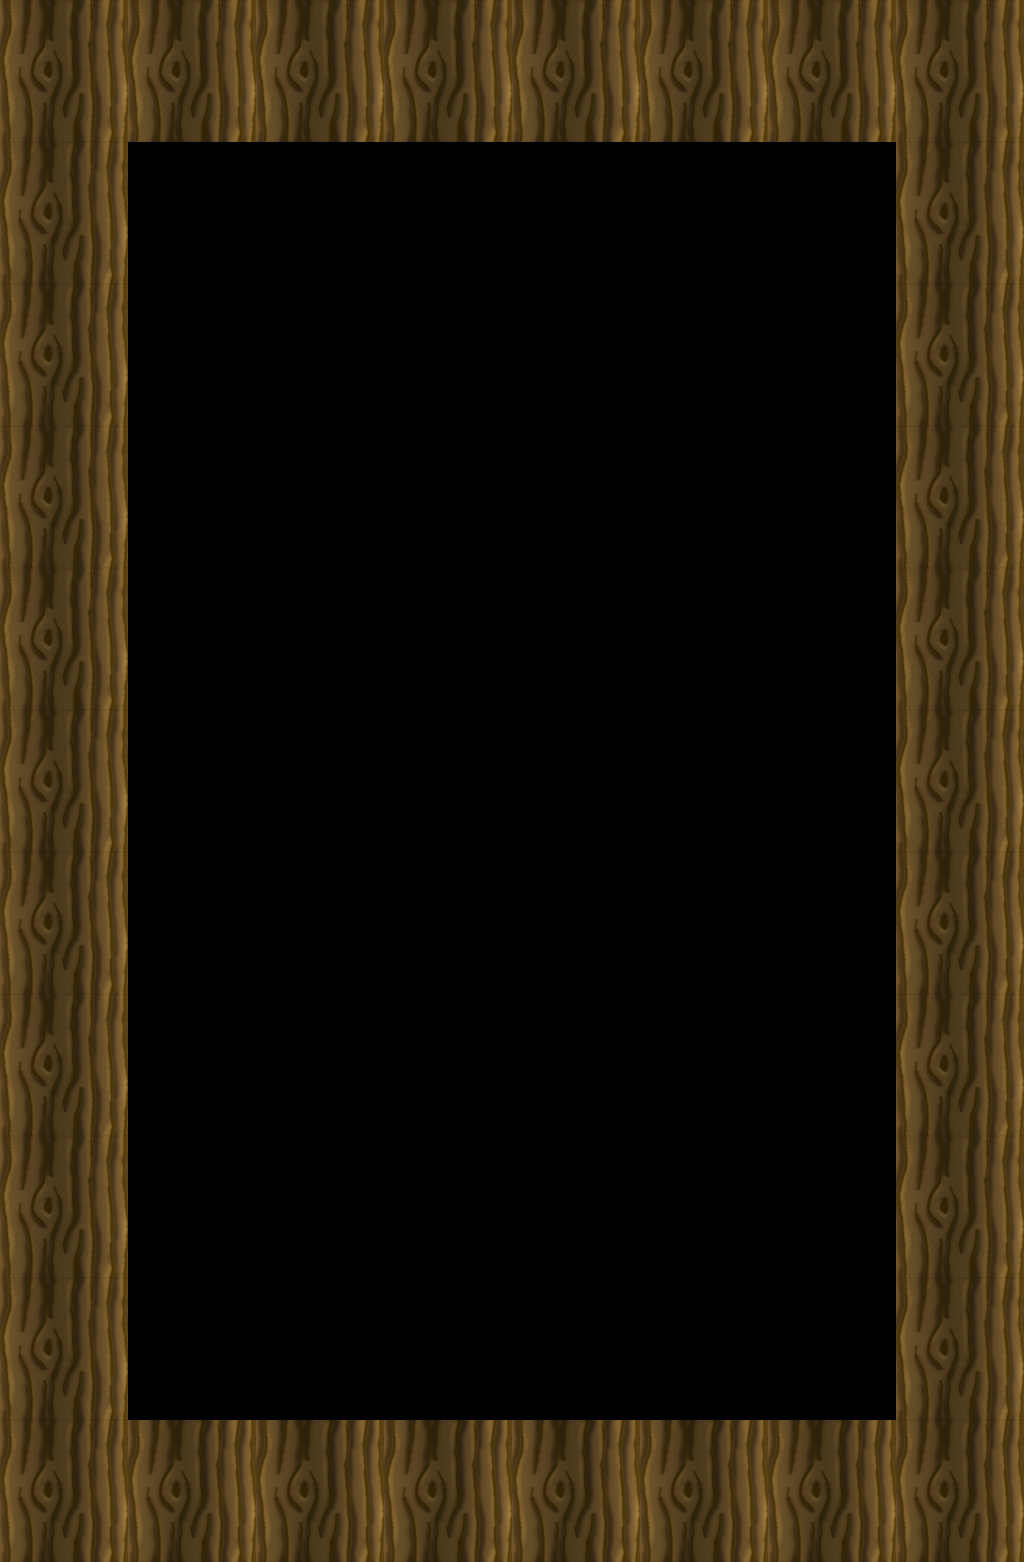

This game map was drawn from its Tiled (.tmx) file and the tilesets committed beside it. A one-line description and the full map source follow:
An orthogonal 8x11 tile map with 128x142 px tiles, 1 tile layer (Tile Layer 1), 9 tilesets and 4 objects (levelFlag, player, coin1, gem1).

<map version="1.0" orientation="orthogonal" renderorder="right-up" width="8" height="11" tilewidth="128" tileheight="142" nextobjectid="19">
 <tileset firstgid="1" name="GroundBlock1" tilewidth="128" tileheight="142">
  <image source="../textures/Level/groundBlock1.png" width="128" height="142" />
 </tileset>
 <tileset firstgid="2" name="GroundBlock2" tilewidth="128" tileheight="142">
  <image source="../textures/Level/groundBlock2.png" width="128" height="142" />
 </tileset>
 <tileset firstgid="3" name="CeilingBlock1" tilewidth="128" tileheight="142">
  <image source="../textures/Level/ceilingBlock1.png" width="128" height="142" />
 </tileset>
 <tileset firstgid="4" name="CeilingBlock2" tilewidth="128" tileheight="142">
  <image source="../textures/Level/ceilingBlock2.png" width="128" height="142" />
 </tileset>
 <tileset firstgid="5" name="TreeBlock" tilewidth="128" tileheight="142">
  <image source="../textures/Level/treeBlock.png" width="128" height="142" />
 </tileset>
 <tileset firstgid="6" name="LeftBlock1" tilewidth="128" tileheight="142">
  <image source="../textures/Level/leftBlock1.png" width="128" height="142" />
 </tileset>
 <tileset firstgid="7" name="LeftBlock2" tilewidth="128" tileheight="142">
  <image source="../textures/Level/leftBlock2.png" width="128" height="142" />
 </tileset>
 <tileset firstgid="8" name="RightBlock1" tilewidth="128" tileheight="142">
  <image source="../textures/Level/rightBlock1.png" width="128" height="142" />
 </tileset>
 <tileset firstgid="9" name="RightBlock2" tilewidth="128" tileheight="142">
  <image source="../textures/Level/rightBlock2.png" width="128" height="142" />
 </tileset>
 <layer name="Tile Layer 1" width="8" height="11">
  <data>
   <tile gid="5" />
   <tile gid="5" />
   <tile gid="5" />
   <tile gid="5" />
   <tile gid="5" />
   <tile gid="5" />
   <tile gid="5" />
   <tile gid="5" />
   <tile gid="5" />
   <tile gid="0" />
   <tile gid="0" />
   <tile gid="0" />
   <tile gid="0" />
   <tile gid="0" />
   <tile gid="0" />
   <tile gid="5" />
   <tile gid="5" />
   <tile gid="0" />
   <tile gid="0" />
   <tile gid="0" />
   <tile gid="0" />
   <tile gid="0" />
   <tile gid="0" />
   <tile gid="5" />
   <tile gid="5" />
   <tile gid="0" />
   <tile gid="0" />
   <tile gid="0" />
   <tile gid="0" />
   <tile gid="0" />
   <tile gid="0" />
   <tile gid="5" />
   <tile gid="5" />
   <tile gid="0" />
   <tile gid="0" />
   <tile gid="0" />
   <tile gid="0" />
   <tile gid="0" />
   <tile gid="0" />
   <tile gid="5" />
   <tile gid="5" />
   <tile gid="0" />
   <tile gid="0" />
   <tile gid="0" />
   <tile gid="0" />
   <tile gid="0" />
   <tile gid="0" />
   <tile gid="5" />
   <tile gid="5" />
   <tile gid="0" />
   <tile gid="0" />
   <tile gid="0" />
   <tile gid="0" />
   <tile gid="0" />
   <tile gid="0" />
   <tile gid="5" />
   <tile gid="5" />
   <tile gid="0" />
   <tile gid="0" />
   <tile gid="0" />
   <tile gid="0" />
   <tile gid="0" />
   <tile gid="0" />
   <tile gid="5" />
   <tile gid="5" />
   <tile gid="0" />
   <tile gid="0" />
   <tile gid="0" />
   <tile gid="0" />
   <tile gid="0" />
   <tile gid="0" />
   <tile gid="5" />
   <tile gid="5" />
   <tile gid="0" />
   <tile gid="0" />
   <tile gid="0" />
   <tile gid="0" />
   <tile gid="0" />
   <tile gid="0" />
   <tile gid="5" />
   <tile gid="5" />
   <tile gid="5" />
   <tile gid="5" />
   <tile gid="5" />
   <tile gid="5" />
   <tile gid="5" />
   <tile gid="5" />
   <tile gid="5" />
  </data>
 </layer>
 <objectgroup name="Object Layer 1">
  <object id="3" name="levelFlag" x="1721.21" y="469.694" width="64.6" height="95.2">
   <properties>
    <property name="Rotation" value="0" />
    <property name="Type" value="Level" />
   </properties>
   <ellipse />
  </object>
  <object id="4" name="player" x="1818.18" y="693.939" width="50" height="50">
   <properties>
    <property name="Rotation" value="0" />
    <property name="Type" value="Player" />
   </properties>
   <ellipse />
  </object>
  <object id="15" name="coin1" x="1669.69" y="740.911" width="54.55" height="45.45">
   <properties>
    <property name="Rotation" value="0" />
    <property name="Type" value="Coin" />
   </properties>
   <ellipse />
  </object>
  <object id="17" name="gem1" x="1706.06" y="642.428" width="30" height="30">
   <properties>
    <property name="Rotation" value="0" />
    <property name="Type" value="Gem" />
   </properties>
   <ellipse />
  </object>
 </objectgroup>
</map>
